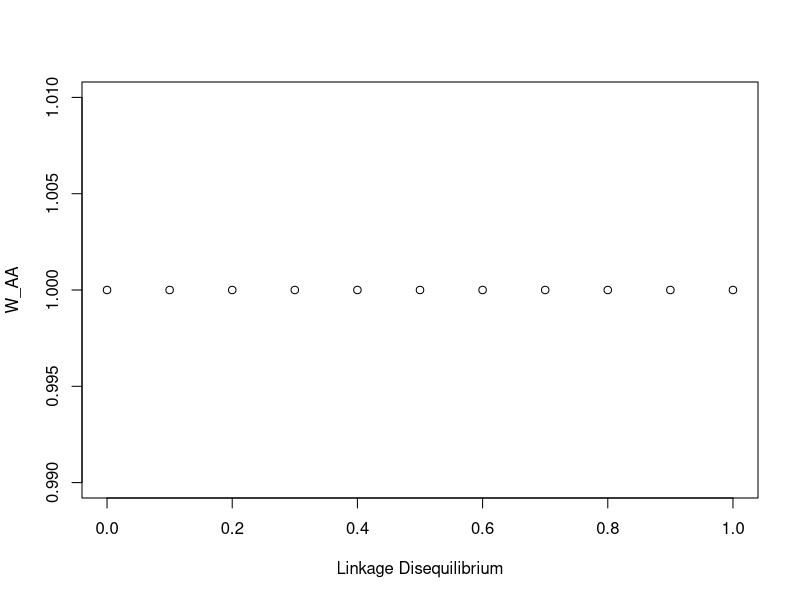
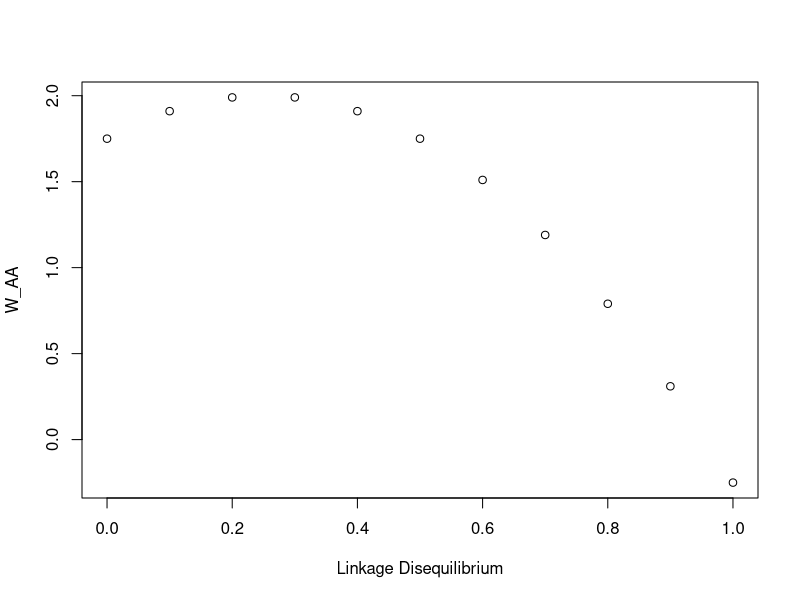
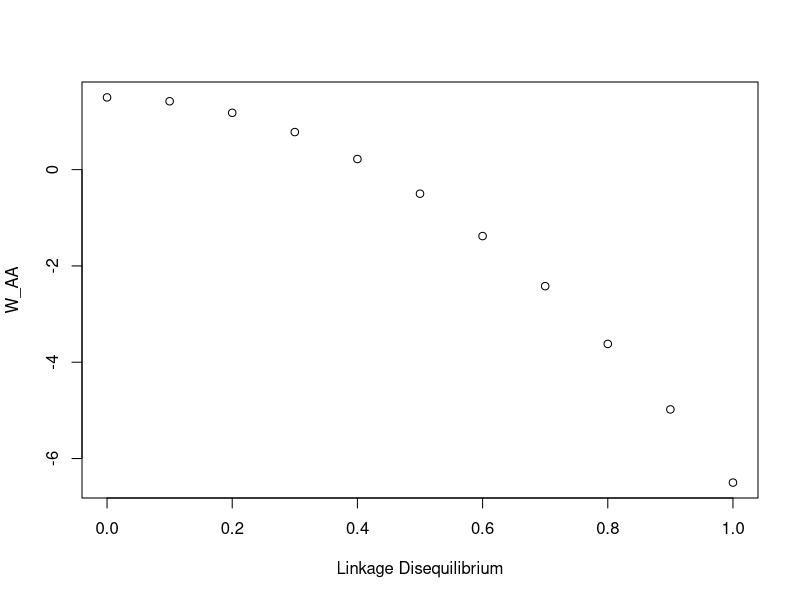
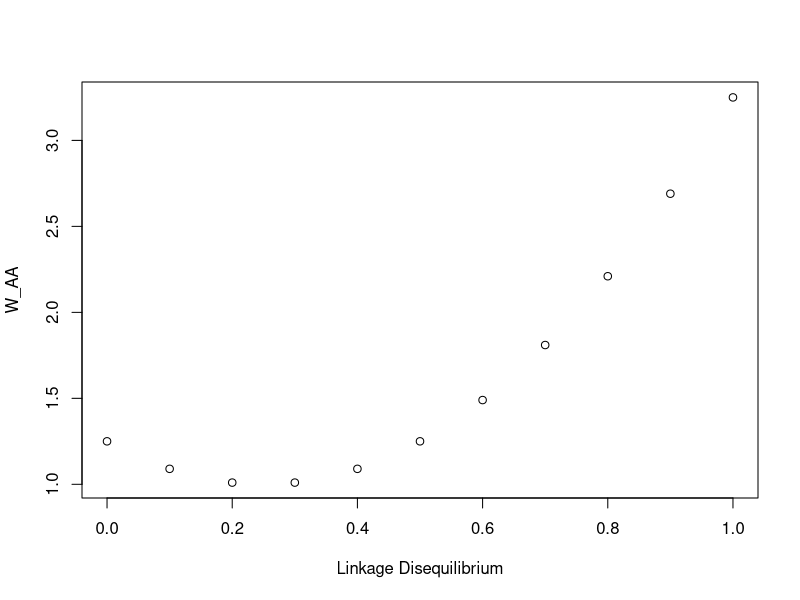
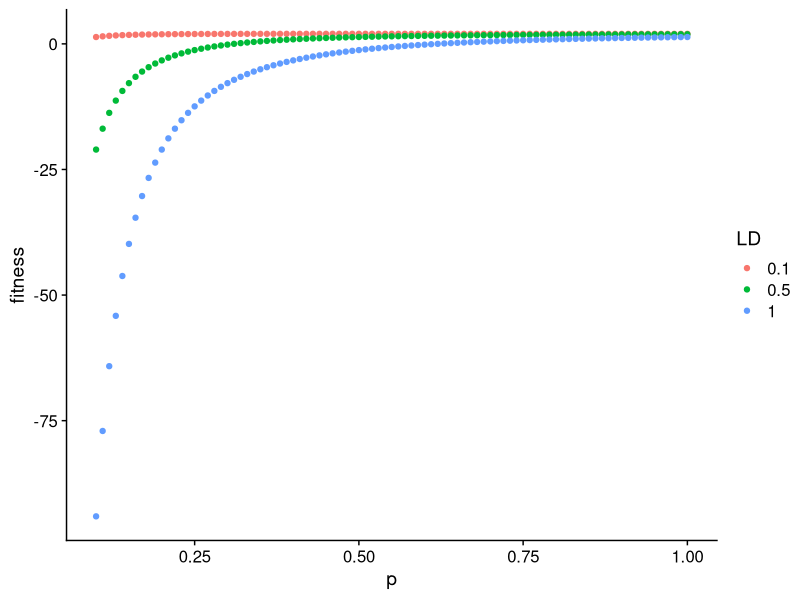

Write R code to recreate these figures, in order.
 
#### Excercise 5.7 (page 12X) ####
# Calculating the marginal effects (W_AA) of 
# homozygous A (AA) individuals, while considering the 
# impact of gametic-phase disequilibrium (i.e. linkage disequilibrium)

## Before we get started a quick refresher
# on conditional probabilities.

# Consider Pr(AABB|AA) - 
# This is equivalent to the probability of the two-locus
# genotype AABB given the probability of AA.
# This can also be obtained with the formula Pr(AABB,BB)/Pr(BB)
# Which reads as the probability of AABB AND BB divided by the 
# probability of BB.

## Libraries 
library(ggplot2)
library(cowplot)

## Starting parameters
# Allele frequencies of dominant allele at each locus (A or B)
p = 0.5   # Freq. A
q = 0.5   # Freq. B
## Probability of A and B together
pq = 1 #p*q

# Linkage Disequilibrium between loci
(LD = pq - (p*q))
# Calculated as the probability of haplotype AB - probabilty of allele A x pr. of allele B

# Fitness of various genotypes (assumes A locus is AA)
W_BB <- 1
W_Bb <- 1
W_bb <- 1

marg_fitness <- function(p=0.5,q=0.5,LD=0.5,
                         W1=1,W2=1,W3=1){
y <-  W1*((p*q + LD)^2/p^2) + 
      W2*((2*(p*q + LD)*(p*(1-q)- LD))/p^2) +
      W3*((p*(1-q) - LD)^2/p^2)
return(y)
}

marg_fitness(p,q,LD,W_BB,W_Bb,W_bb)

#### Exploring the effect of LD on marginal fitness
# Equal loci 2 fitnesses (W_BB = W_Bb = W_bb = 1)
LD = seq(0,1,by=0.1)
plot(marg_fitness(p,q,LD,W_BB,W_Bb,W_bb)~LD,xlab="Linkage Disequilibrium",ylab="W_AA")
# Linkage DisEq. doesn't impact marginal fitness of AA IF fitness of all genotype combinations at loci 2 are the same

## Unequal loci fitnesses (W_BB = W_B_b = 2, W_bb = 1)
plot(marg_fitness(p,q,LD,2,2,1)~LD,xlab="Linkage Disequilibrium",ylab="W_AA")
## Unequal loci fitnesses (W_BB = 1, W_B_b = 2, W_bb = 1)
plot(marg_fitness(p,q,LD,1,2,1)~LD,xlab="Linkage Disequilibrium",ylab="W_AA")
## Unequal loci fitnesses (W_BB = 1, W_B_b = 1, W_bb = 2)
plot(marg_fitness(p,q,LD,1,1,2)~LD,xlab="Linkage Disequilibrium",ylab="W_AA")


### Marginal fitness based on variable starting allele frequencies (p) and
  # several different levels of LD
LD = c(0.1,0.5,1)
p = seq(0.1,1,by=0.01)
q = 0.8

out <- NULL
for(i in 1:length(LD)) out <- rbind(out,cbind(p=p,LD=LD[i],fitness=marg_fitness(p,q,LD[i],2,2,1)))
out <- data.frame(out) 

ggplot(out,aes(x=p,y=fitness,colour=as.factor(LD))) + 
  geom_point() +
  theme_cowplot() +
  labs(colour="LD")

## LD really only impact marginal fitness when starting allele frequencies
 # are small
